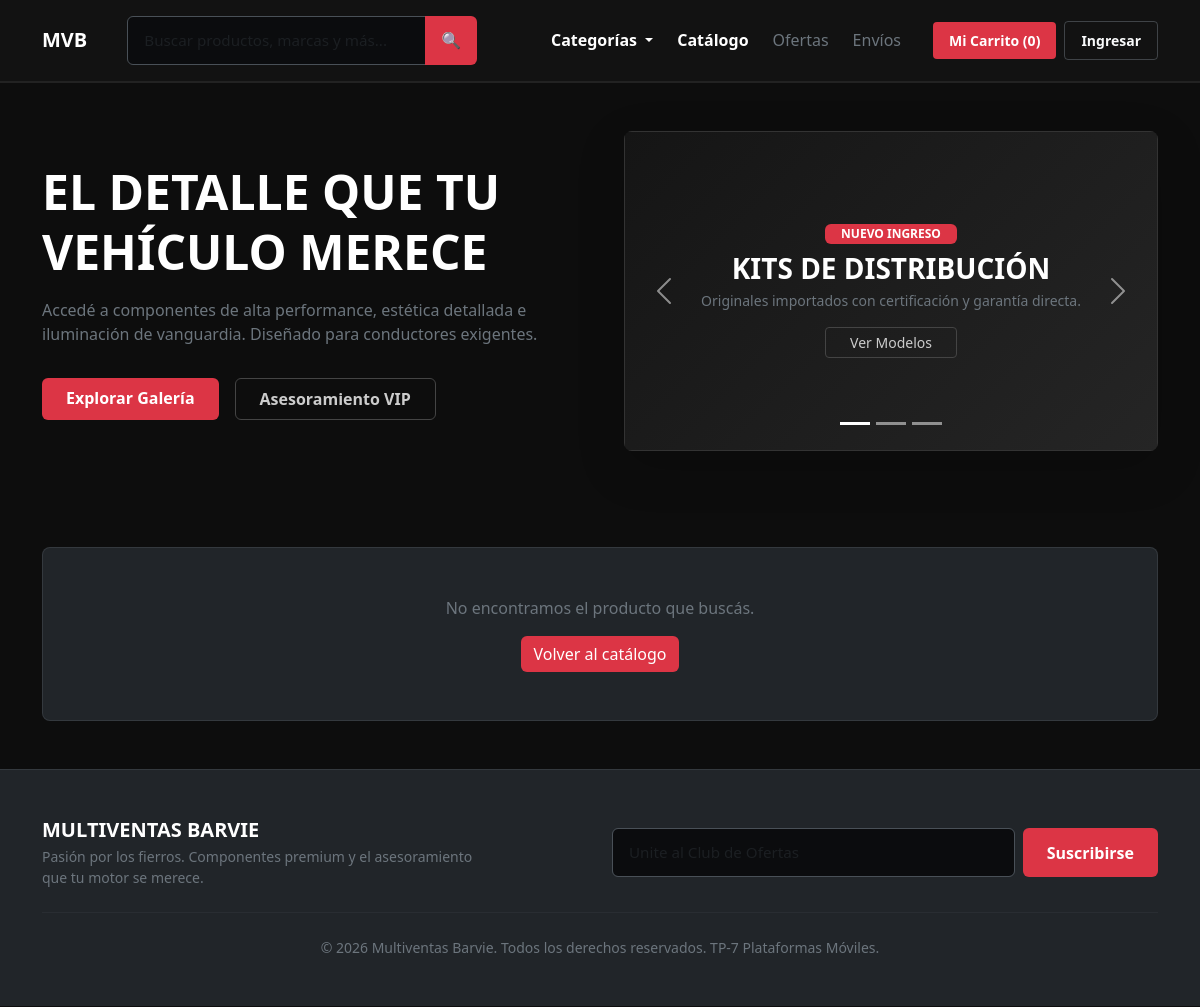
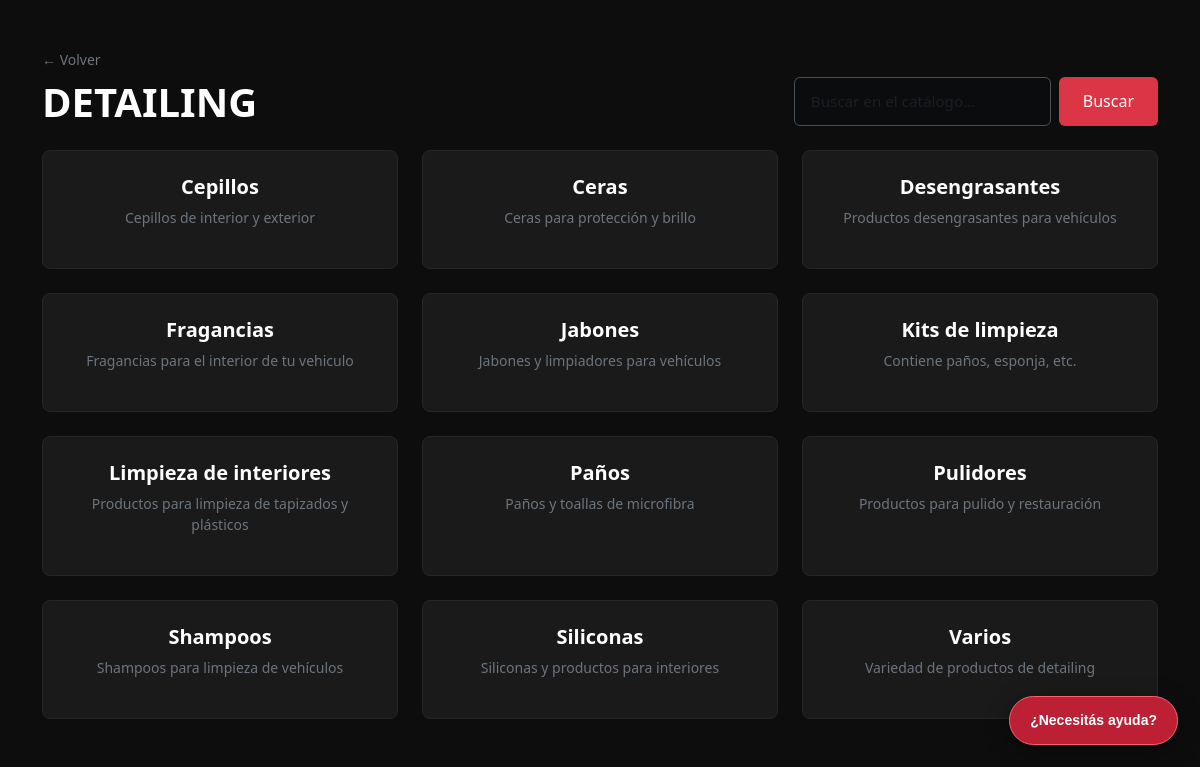
The app's page /src/views/catalogo.php?categoria=1 with its own data (2 pictures, top to bottom).
### tables this page shows
CREATE TABLE categorias (
    id_categoria INT AUTO_INCREMENT PRIMARY KEY,
    nombre VARCHAR(100) NOT NULL,
    descripcion VARCHAR(255),
    id_categoria_padre INT NULL,
    CONSTRAINT fk_categoria_padre
        FOREIGN KEY (id_categoria_padre)
        REFERENCES categorias(id_categoria)
);

### src/controllers/auth/productos_controller.php (called while the page is built, shortened)
<?php
function obtenerCategorias(PDO $pdo, ?int $idPadre = null): array
{
    if ($idPadre === null) {
        $stmt = $pdo->query("SELECT * FROM categorias WHERE id_categoria_padre IS NULL ORDER BY nombre");
    } else {
        $stmt = $pdo->prepare("SELECT * FROM categorias WHERE id_categoria_padre = :padre ORDER BY nombre");
        $stmt->execute([':padre' => $idPadre]);
    }
    return $stmt->fetchAll();
}
function obtenerCategoriaPorId(PDO $pdo, int $id): ?array
{
    $stmt = $pdo->prepare("SELECT * FROM categorias WHERE id_categoria = :id");
    $stmt->execute([':id' => $id]);
    $cat = $stmt->fetch();
    return $cat ?: null;
}

### src/views/catalogo.php (the view, shortened to what this page needs)
<?php
require_once __DIR__ . '/../config/database.php';
require_once __DIR__ . '/../controllers/auth/productos_controller.php';
require_once __DIR__ . '/productos_card.php';
$categoriaId = isset($_GET['categoria']) ? (int) $_GET['categoria'] : null;
$busqueda = isset($_GET['buscar']) ? trim($_GET['buscar']) : '';
$categoriaActual = null;
$subcategorias = [];
if ($busqueda !== '') {
    $productos = buscarProductos($pdo, $busqueda);
} elseif ($categoriaId !== null) {
    $categoriaActual = obtenerCategoriaPorId($pdo, $categoriaId);
    if ($categoriaActual) {
        $subcategorias = obtenerCategorias($pdo, $categoriaId);
    }
}
require_once __DIR__ . '/_layouts/header.php';
?>
    <main class="container my-5">
        <div class="d-flex flex-wrap align-items-end justify-content-between gap-3 mb-4">
            <div>
                <?php if ($busqueda !== ''): ?>
                    <a href="<?= BASE_URL ?>/src/views/catalogo.php" class="text-secondary text-decoration-none small d-inline-block mb-2">← Volver al catálogo</a>
                    <h1 class="fw-bold text-white text-uppercase tracking-wide m-0">Resultados para "<?= htmlspecialchars($busqueda) ?>"</h1>
                <?php elseif ($categoriaActual): ?>
                    <a href="<?= BASE_URL ?>/src/views/catalogo.php<?= $categoriaActual['id_categoria_padre'] ? '?categoria=' . (int) $categoriaActual['id_categoria_padre'] : '' ?>" class="text-secondary text-decoration-none small d-inline-block mb-2">← Volver</a>
                    <h1 class="fw-bold text-white text-uppercase tracking-wide m-0"><?= htmlspecialchars($categoriaActual['nombre']) ?></h1>
                <?php else: ?>
                    <h1 class="fw-bold text-white text-uppercase tracking-wide m-0">Catálogo</h1>
                    <p class="text-secondary mb-0">Elegí una categoría para ver los productos disponibles.</p>
                <?php endif; ?>
            </div>
            <form method="GET" action="<?= BASE_URL ?>/src/views/catalogo.php" class="d-flex gap-2">
                <input type="text" name="buscar" value="<?= htmlspecialchars($busqueda) ?>" class="form-control form-control-premium" placeholder="Buscar en el catálogo...">
                <button type="submit" class="btn btn-premium-red px-4">Buscar</button>
            </form>
        </div>
        <?php if (!empty($subcategorias)): ?>
            <div class="row g-4">
                <?php foreach ($subcategorias as $cat): ?>
                    <div class="col-12 col-sm-6 col-lg-4">
                        <a href="<?= BASE_URL ?>/src/views/catalogo.php?categoria=<?= (int) $cat['id_categoria'] ?>" class="text-decoration-none">
                            <div class="card card-premium h-100 p-4 text-center">
                                <h4 class="h5 fw-bold text-white mb-2"><?= htmlspecialchars($cat['nombre']) ?></h4>
                                <?php if (!empty($cat['descripcion'])): ?>
                                    <p class="text-secondary small mb-3"><?= htmlspecialchars($cat['descripcion']) ?></p>
                                <?php endif; ?>
                            </div>
                        </a>
                    </div>
                <?php endforeach; ?>
            </div>
        <?php endif; ?>
    </main>
<?php
require_once __DIR__ . '/_layouts/footer.php';
?>

### src/views/_layouts/header.php (shortened to what this page needs)
<?php
require_once __DIR__ . '/../../config/database.php';
require_once __DIR__ . '/../../controllers/auth/productos_controller.php';
$cantidadCarrito = 0;
?>
<!DOCTYPE html>
<html lang="es">
<head>
    <link href="https://cdn.jsdelivr.net/npm/bootstrap@5.3.3/dist/css/bootstrap.min.css" rel="stylesheet"
>
    <link href="<?= BASE_URL ?>/assets/css/style.css" rel="stylesheet">
</head>
<body>
    <header>
        <nav class="navbar navbar-expand-lg navbar-dark navbar-premium py-3">
            <div class="container">
                <a class="navbar-brand fw-bold text-uppercase tracking-wider" href="<?= BASE_URL ?>/index.php">
                    <span class="text-white">MVB</span>
                </a>
                <div class="flex-grow-1 mx-lg-4 my-2 my-lg-0 order-3 order-lg-0 position-relative" id="searchWrapper">
                    <form class="d-flex" role="search" id="searchForm">
                        <div class="input-group">
                            <input type="search" class="form-control form-control-premium border-end-0" id="searchInput" placeholder="Buscar productos, marcas y más..." aria-label="Buscar" autocomplete="off">
                            <button class="btn btn-premium-red px-3" type="submit" id="searchBtn" aria-label="Buscar">
                                🔍
                            </button>
                        </div>
                    </form>
                </div>
                <div class="collapse navbar-collapse" id="navOpcion2">
                    <ul class="navbar-nav ms-auto mb-2 mb-lg-0 gap-2 align-items-lg-center">
                        <li class="nav-item dropdown">
                            <a class="nav-link text-white fw-semibold dropdown-toggle" href="#" id="categoryDropdown" role="button" data-bs-toggle="dropdown" aria-expanded="false">
                                Categorías
                            </a>
                        </li>
                        <li class="nav-item"><a class="nav-link text-white fw-semibold" href="<?= BASE_URL ?>/src/views/catalogo.php">Catálogo</a></li>
                        <li class="nav-item"><a class="nav-link text-secondary" href="#">Ofertas</a></li>
                        <li class="nav-item"><a class="nav-link text-secondary" href="#">Envíos</a></li>
                    </ul>
                    <div class="ms-lg-4 d-flex align-items-center gap-2">
                        <a href="<?= BASE_URL ?>/src/views/carrito.php"
                           class="btn btn-premium-red btn-sm px-3 py-2 fw-semibold"
                           id="cartBtn">
                            Mi Carrito (<?= $cantidadCarrito ?>)
                        </a>
                        <?php if (isset($_SESSION['usuario_id']) || isset($_SESSION['nombre'])): ?>
                            <div class="dropdown">
                                <button class="btn btn-outline-light btn-sm px-3 py-2 fw-semibold dropdown-toggle" type="button" id="userMenu" data-bs-toggle="dropdown" aria-expanded="false">
                                    👤 <?= htmlspecialchars($_SESSION['nombre'] ?? $_SESSION['nombre_usuario'] ?? 'Mi Cuenta') ?>
                                </button>
                                <ul class="dropdown-menu dropdown-menu-dark dropdown-menu-end" aria-labelledby="userMenu">
                                    <li><a href="<?= BASE_URL ?>/src/views/user/profile.php">⚙️ Mi Perfil</a></li>
                                    <li><hr class="dropdown-divider"></li>
                                    <li><a class="dropdown-item text-danger" href="<?= BASE_URL ?>/src/controllers/auth/logout.php">Cerrar Sesión</a></li>
                                </ul>
                            </div>
                        <?php else: ?>
                            <a href="<?= BASE_URL ?>/src/views/auth/login.php"
                               class="btn btn-outline-light btn-sm px-3 py-2 fw-semibold border-secondary border-opacity-50">
                                Ingresar
                            </a>
                        <?php endif; ?>
                    </div>
                </div>
            </div>
        </nav>
        <?php if (basename($_SERVER['PHP_SELF']) !== 'carrito.php'): ?>
        <div class="container py-5">
            <div class="row align-items-center g-5">
                <div class="col-12 col-md-6 text-center text-md-start">
                    <h1 class="display-5 fw-bold text-white lh-sm mb-3">EL DETALLE QUE TU VEHÍCULO MERECE</h1>
                    <p class="text-secondary my-3 lead fs-6">Accedé a componentes de alta performance, estética
                        detallada e iluminación de vanguardia. Diseñado para conductores exigentes.</p>
                    <div class="d-grid gap-3 d-md-flex justify-content-md-start pt-3">
                        <a href="#productos" class="btn btn-premium-red px-4 py-2 fw-semibold">Explorar Galería</a>
                        <a href="#" class="btn btn-premium-outline px-4 py-2 fw-semibold">Asesoramiento VIP</a>
                    </div>
                </div>
                <div class="col-12 col-md-6">
                    <div id="heroCarousel" class="carousel slide shadow-lg rounded-3 overflow-hidden" data-bs-ride="carousel">
                        <div class="carousel-indicators">
                            <button type="button" data-bs-target="#heroCarousel" data-bs-slide-to="0" class="active"></button>
                            <button type="button" data-bs-target="#heroCarousel" data-bs-slide-to="1"></button>
                            <button type="button" data-bs-target="#heroCarousel" data-bs-slide-to="2"></button>
                        </div>
                        <div class="carousel-inner">
                            <div class="carousel-item active">
                                <div class="carousel-item-custom d-flex flex-column align-items-center justify-content-center text-center p-5">
                                    <span class="badge bg-danger text-white fw-bold px-3 py-1 mb-2">NUEVO INGRESO</span>
                                    <h3 class="fw-bold text-white mb-1 text-uppercase tracking-wide">Kits de Distribución</h3>
                                    <p class="small text-secondary mb-3">Originales importados con certificación y garantía directa.</p>
                                    <a href="#productos" class="btn btn-sm btn-premium-outline px-4">Ver Modelos</a>
                                </div>
                            </div>
                        </div>
                        <button class="carousel-control-prev" type="button" data-bs-target="#heroCarousel" data-bs-slide-to="prev">
                            <span class="carousel-control-prev-icon" aria-hidden="true"></span>
                        </button>
                        <button class="carousel-control-next" type="button" data-bs-target="#heroCarousel" data-bs-slide-to="next">
                            <span class="carousel-control-next-icon" aria-hidden="true"></span>
                        </button>
                    </div>
                </div>
            </div>
        </div>
        <?php endif; ?>
    </header>

### src/views/productos_card.php (shortened to what this page needs)
<?php
require_once __DIR__ . '/../config/database.php';
require_once __DIR__ . '/../controllers/auth/productos_controller.php';
$idProducto = isset($_GET['id']) ? (int) $_GET['id'] : 0;
$producto = $idProducto > 0 ? obtenerProductoPorId($pdo, $idProducto) : null;
require_once __DIR__ . '/_layouts/header.php';
?>
    <main class="container my-5">
        <?php if (!$producto): ?>
            <div class="p-5 text-center bg-dark border border-secondary border-opacity-25 rounded-3">
                <p class="text-secondary mb-3">No encontramos el producto que buscás.</p>
                <a href="<?= BASE_URL ?>/src/views/catalogo.php" class="btn btn-premium-red">Volver al catálogo</a>
            </div>
        <?php endif; ?>
    </main>
<?php
require_once __DIR__ . '/_layouts/footer.php';
?>

### src/views/_layouts/footer.php (shortened to what this page needs)
    <footer class="bg-dark py-5 mt-5 border-top border-secondary border-opacity-25">
        <div class="container">
            <div class="row align-items-center justify-content-between gy-4">
                <div class="col-12 col-lg-5 text-center text-lg-start">
                    <h5 class="fw-bold text-white mb-1 text-uppercase tracking-wider">Multiventas Barvie</h5>
                    <p class="text-secondary small mb-0">Pasión por los fierros. Componentes premium y el asesoramiento que tu motor se merece.</p>
                </div>
                <div class="col-12 col-lg-6">
                    <form class="d-flex flex-column flex-sm-row gap-2">
                        <input type="email" class="form-control form-control-premium" placeholder="Unite al Club de Ofertas" aria-label="Email">
                        <button class="btn btn-premium-red px-4 fw-semibold" type="button">Suscribirse</button>
                    </form>
                </div>
            </div>
            <div class="text-center text-secondary small mt-4 pt-4 border-top border-secondary border-opacity-10">
                <p class="mb-0">&copy; 2026 Multiventas Barvie. Todos los derechos reservados. TP-7 Plataformas Móviles.</p>
            </div>
        </div>
    </footer>
<?php require_once __DIR__ . '/chatbot.php'; ?>
</body>
</html>

### src/views/_layouts/chatbot.php (shortened to what this page needs)
<link rel="stylesheet" href="<?= BASE_URL ?>/assets/css/chatbot.css">
<div id="mv-chat" data-endpoint="<?= htmlspecialchars(BASE_URL, ENT_QUOTES, 'UTF-8') ?>/src/controllers/chatbot.php">
    <button class="mv-chat-toggle" type="button" aria-expanded="false" aria-controls="mv-chat-panel">¿Necesitás ayuda?</button>
</div>

### assets/css/style.css (style rules this page uses)
:root { --bg-dark-premium: #121212; --bg-card-dark: #1a1a1a; --accent-red: #dc3545; --accent-red-hover: #b02a37; }
body { background-color: #0d0d0d; color: #e0e0e0; font-family: 'Segoe UI', Tahoma, Geneva, Verdana, sans-serif; }
.navbar-premium { background-color: #121212 !important; border-bottom: 2px solid #222; }
.btn-premium-red { background-color: var(--accent-red); color: #fff; border: none; transition: all 0.3s ease; }
.btn-premium-outline { border: 1px solid #444; color: #ccc; transition: all 0.3s ease; }
.card-premium { background-color: var(--bg-card-dark); border: 1px solid #262626; border-radius: 8px; transition: transform 0.3s ease, border-color 0.3s ease, box-shadow 0.3s ease; cursor: pointer; }
.carousel-item-custom { min-height: 320px; background: linear-gradient(135deg, #151515 0%, #252525 100%); border: 1px solid #333; }
.form-control-premium { background-color: #1a1a1a; border: 1px solid #333; color: #fff; }
.form-control-premium { background-color: #0b0c0e !important; color: #ffffff !important; border: 1px solid #495057 !important; padding: 0.75rem 1rem; font-size: 0.95rem; border-radius: 6px; transition: border-color 0.2s, box-shadow 0.2s; }

### assets/css/chatbot.css (style rules this page uses)
#mv-chat { position:fixed; right:22px; bottom:22px; z-index:1040; font:14px/1.5 Arial,sans-serif; color:#f5f5f5; }
#mv-chat * { box-sizing:border-box; }
#mv-chat button { cursor:pointer; font:inherit; }
#mv-chat .mv-chat-toggle { border:1px solid #ff6170; border-radius:28px; background:#bd2035; color:white; padding:13px 20px; font-weight:bold; box-shadow:0 6px 24px #0006; }

### records on screen
categorias: nombre "DETAILING"
categorias: nombre "Cepillos", descripcion "Cepillos de interior y exterior"
categorias: nombre "Ceras", descripcion "Ceras para protección y brillo"
categorias: nombre "Desengrasantes", descripcion "Productos desengrasantes para vehículos"
categorias: nombre "Fragancias", descripcion "Fragancias para el interior de tu vehiculo"
categorias: nombre "Jabones", descripcion "Jabones y limpiadores para vehículos"
categorias: nombre "Kits de limpieza", descripcion "Contiene paños, esponja, etc."
categorias: nombre "Limpieza de interiores", descripcion "Productos para limpieza de tapizados y plásticos"
categorias: nombre "Paños", descripcion "Paños y toallas de microfibra"
categorias: nombre "Pulidores", descripcion "Productos para pulido y restauración"
categorias: nombre "Shampoos", descripcion "Shampoos para limpieza de vehículos"
categorias: nombre "Siliconas", descripcion "Siliconas y productos para interiores"
categorias: nombre "Varios", descripcion "Variedad de productos de detailing"

### other values on screen
$cantidadCarrito "0"
